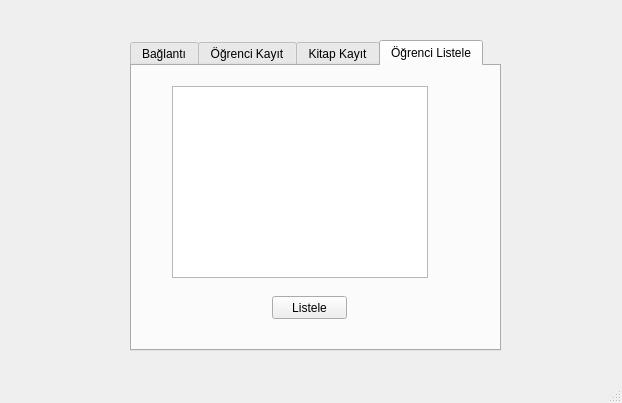
<?xml version="1.0" encoding="UTF-8"?>
<ui version="4.0">
 <class>MainWindow</class>
 <widget class="QMainWindow" name="MainWindow">
  <property name="geometry">
   <rect>
    <x>0</x>
    <y>0</y>
    <width>622</width>
    <height>403</height>
   </rect>
  </property>
  <property name="windowTitle">
   <string>kutuphane</string>
  </property>
  <widget class="QWidget" name="centralwidget">
   <widget class="QTabWidget" name="tabWidget">
    <property name="enabled">
     <bool>true</bool>
    </property>
    <property name="geometry">
     <rect>
      <x>130</x>
      <y>40</y>
      <width>371</width>
      <height>311</height>
     </rect>
    </property>
    <property name="currentIndex">
     <number>3</number>
    </property>
    <widget class="QWidget" name="tab_4">
     <attribute name="title">
      <string>Bağlantı</string>
     </attribute>
     <widget class="QWidget" name="gridLayoutWidget_3">
      <property name="geometry">
       <rect>
        <x>70</x>
        <y>60</y>
        <width>160</width>
        <height>93</height>
       </rect>
      </property>
      <layout class="QGridLayout" name="gridLayout_3">
       <item row="2" column="1">
        <widget class="QLineEdit" name="txt_sifre">
         <property name="echoMode">
          <enum>QLineEdit::Password</enum>
         </property>
        </widget>
       </item>
       <item row="0" column="0">
        <widget class="QLabel" name="label_4">
         <property name="text">
          <string>Kullanıcı Adı</string>
         </property>
        </widget>
       </item>
       <item row="0" column="1">
        <widget class="QLineEdit" name="txt_kullanici_adi"/>
       </item>
       <item row="2" column="0">
        <widget class="QLabel" name="label_3">
         <property name="text">
          <string>Şifre</string>
         </property>
        </widget>
       </item>
       <item row="3" column="0">
        <widget class="QLabel" name="label_5">
         <property name="text">
          <string>Durum</string>
         </property>
        </widget>
       </item>
       <item row="3" column="1">
        <widget class="QLabel" name="lblDurum">
         <property name="text">
          <string/>
         </property>
        </widget>
       </item>
      </layout>
     </widget>
     <widget class="QWidget" name="verticalLayoutWidget">
      <property name="geometry">
       <rect>
        <x>70</x>
        <y>150</y>
        <width>160</width>
        <height>80</height>
       </rect>
      </property>
      <layout class="QVBoxLayout" name="verticalLayout">
       <item>
        <widget class="QPushButton" name="btn_kes">
         <property name="text">
          <string>Bağlantıyı kes</string>
         </property>
        </widget>
       </item>
       <item>
        <widget class="QPushButton" name="btn_baglan">
         <property name="text">
          <string>Bağlan</string>
         </property>
        </widget>
       </item>
      </layout>
     </widget>
    </widget>
    <widget class="QWidget" name="ogrKayit">
     <property name="enabled">
      <bool>true</bool>
     </property>
     <attribute name="title">
      <string>Öğrenci Kayıt</string>
     </attribute>
     <widget class="QWidget" name="gridLayoutWidget">
      <property name="geometry">
       <rect>
        <x>50</x>
        <y>40</y>
        <width>261</width>
        <height>131</height>
       </rect>
      </property>
      <layout class="QGridLayout" name="gridLayout">
       <item row="1" column="1">
        <widget class="QLineEdit" name="soyadi_line"/>
       </item>
       <item row="0" column="1">
        <widget class="QLineEdit" name="adi_line"/>
       </item>
       <item row="1" column="0">
        <widget class="QLabel" name="soyadi">
         <property name="text">
          <string>Soyadı:</string>
         </property>
        </widget>
       </item>
       <item row="0" column="0">
        <widget class="QLabel" name="adi">
         <property name="text">
          <string>Adı:</string>
         </property>
        </widget>
       </item>
       <item row="2" column="0">
        <widget class="QLabel" name="sehir">
         <property name="text">
          <string>Şehir:</string>
         </property>
        </widget>
       </item>
       <item row="2" column="1">
        <widget class="QComboBox" name="sehir_box"/>
       </item>
      </layout>
     </widget>
     <widget class="QWidget" name="horizontalLayoutWidget">
      <property name="geometry">
       <rect>
        <x>140</x>
        <y>180</y>
        <width>81</width>
        <height>51</height>
       </rect>
      </property>
      <layout class="QHBoxLayout" name="horizontalLayout">
       <item>
        <widget class="QPushButton" name="btn_kaydet">
         <property name="text">
          <string>Kayıt Ol</string>
         </property>
        </widget>
       </item>
      </layout>
     </widget>
    </widget>
    <widget class="QWidget" name="kitap_kayit">
     <attribute name="title">
      <string>Kitap Kayıt</string>
     </attribute>
     <widget class="QWidget" name="gridLayoutWidget_2">
      <property name="geometry">
       <rect>
        <x>39</x>
        <y>29</y>
        <width>271</width>
        <height>171</height>
       </rect>
      </property>
      <layout class="QGridLayout" name="gridLayout_2">
       <item row="0" column="1">
        <widget class="QLineEdit" name="kitap_adi"/>
       </item>
       <item row="0" column="0">
        <widget class="QLabel" name="label">
         <property name="text">
          <string>Adı:</string>
         </property>
        </widget>
       </item>
       <item row="1" column="0">
        <widget class="QLabel" name="label_2">
         <property name="text">
          <string>Yazar:</string>
         </property>
        </widget>
       </item>
       <item row="1" column="1">
        <widget class="QLineEdit" name="kitap_yazar"/>
       </item>
      </layout>
     </widget>
     <widget class="QWidget" name="horizontalLayoutWidget_2">
      <property name="geometry">
       <rect>
        <x>100</x>
        <y>200</y>
        <width>161</width>
        <height>51</height>
       </rect>
      </property>
      <layout class="QHBoxLayout" name="horizontalLayout_2">
       <item>
        <widget class="QPushButton" name="kayit_buton">
         <property name="text">
          <string>Kayıt</string>
         </property>
        </widget>
       </item>
      </layout>
     </widget>
    </widget>
    <widget class="QWidget" name="ogrenci_listele">
     <attribute name="title">
      <string>Öğrenci Listele</string>
     </attribute>
     <widget class="QPushButton" name="listele_btn">
      <property name="geometry">
       <rect>
        <x>140</x>
        <y>230</y>
        <width>75</width>
        <height>23</height>
       </rect>
      </property>
      <property name="text">
       <string>Listele</string>
      </property>
     </widget>
     <widget class="QListWidget" name="ogrenci_listesi">
      <property name="geometry">
       <rect>
        <x>40</x>
        <y>20</y>
        <width>256</width>
        <height>192</height>
       </rect>
      </property>
     </widget>
    </widget>
   </widget>
  </widget>
  <widget class="QMenuBar" name="menubar">
   <property name="geometry">
    <rect>
     <x>0</x>
     <y>0</y>
     <width>622</width>
     <height>21</height>
    </rect>
   </property>
  </widget>
  <widget class="QStatusBar" name="statusbar"/>
 </widget>
 <tabstops>
  <tabstop>txt_kullanici_adi</tabstop>
  <tabstop>txt_sifre</tabstop>
  <tabstop>btn_kes</tabstop>
  <tabstop>btn_baglan</tabstop>
  <tabstop>tabWidget</tabstop>
  <tabstop>adi_line</tabstop>
  <tabstop>soyadi_line</tabstop>
  <tabstop>sehir_box</tabstop>
  <tabstop>btn_kaydet</tabstop>
  <tabstop>kitap_adi</tabstop>
  <tabstop>kitap_yazar</tabstop>
  <tabstop>kayit_buton</tabstop>
  <tabstop>listele_btn</tabstop>
 </tabstops>
 <resources/>
 <connections/>
</ui>
